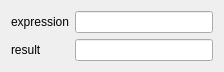
<?xml version="1.0" encoding="UTF-8"?>
<ui version="4.0">
 <class>Calculator</class>
 <widget class="QDialog" name="Calculator">
  <property name="geometry">
   <rect>
    <x>0</x>
    <y>0</y>
    <width>224</width>
    <height>64</height>
   </rect>
  </property>
  <property name="windowTitle">
   <string>Calculator</string>
  </property>
  <layout class="QGridLayout" name="gridLayout">
   <item row="0" column="0">
    <widget class="QLabel" name="label">
     <property name="text">
      <string>expression</string>
     </property>
    </widget>
   </item>
   <item row="0" column="1">
    <widget class="QLineEdit" name="lineEditIN"/>
   </item>
   <item row="1" column="0">
    <widget class="QLabel" name="label_2">
     <property name="text">
      <string>result</string>
     </property>
    </widget>
   </item>
   <item row="1" column="1">
    <widget class="QLineEdit" name="lineEditOUT">
     <property name="readOnly">
      <bool>true</bool>
     </property>
    </widget>
   </item>
  </layout>
 </widget>
 <resources/>
 <connections/>
</ui>
